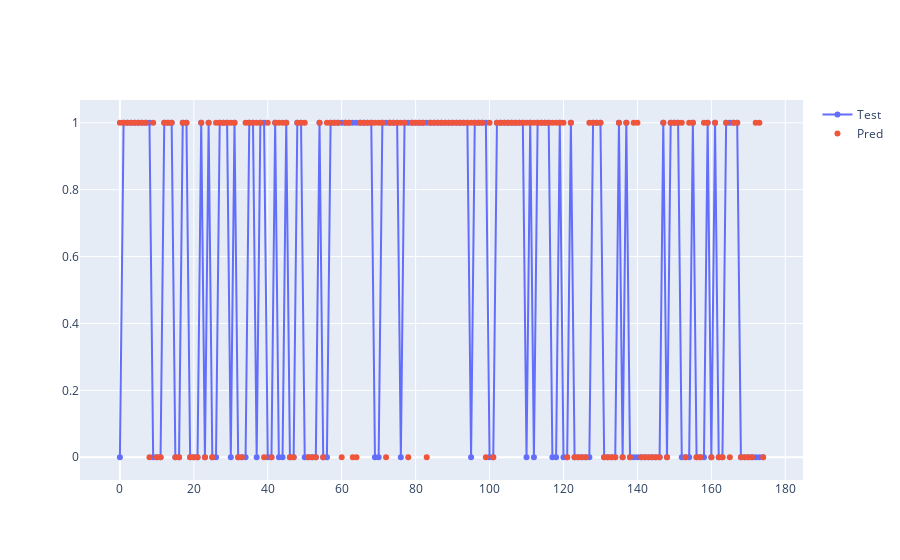

Notebook source saved alongside this figure:
### Code cell
# Plot predicted vs test!

import plotly.graph_objects as go
# glob_model_S.load_state_dict(model_dict_S)
y_pred = net_best_S(val_x_S).detach().numpy()
y_test = val_y_S

y_pred_round =y_pred.round()

fig = go.Figure()
 
 
fig.add_trace(go.Scatter(x=np.arange(0,len(y_test)), y=y_test,
                    mode='markers+lines',
                    name='Test'))
fig.add_trace(go.Scatter(x=np.arange(0,len(y_test)), y=y_pred_round[:,0],
                    mode='markers',
                    name='Pred'))

### Figure 1 — Plotly figure (JSON) as saved in the notebook; plotly's stock layout.template omitted (floating-point values rounded to 4 significant figures; data arrays with more than 128 entries replaced by an {"elided": "..."} marker saying what was removed)
{"data": [{"mode": "markers+lines", "name": "Test", "type": "scatter", "x": {"elided": "175 int values"}, "y": {"elided": "175 int values"}}, {"mode": "markers", "name": "Pred", "type": "scatter", "x": {"elided": "175 int values"}, "y": {"elided": "175 int values"}}], "layout": {}}
